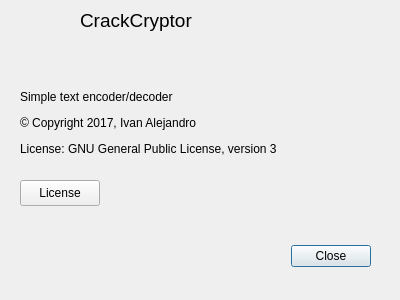
<?xml version="1.0" encoding="UTF-8"?>
<ui version="4.0">
 <class>About</class>
 <widget class="QDialog" name="About">
  <property name="windowModality">
   <enum>Qt::NonModal</enum>
  </property>
  <property name="geometry">
   <rect>
    <x>0</x>
    <y>0</y>
    <width>400</width>
    <height>300</height>
   </rect>
  </property>
  <property name="sizePolicy">
   <sizepolicy hsizetype="Preferred" vsizetype="Preferred">
    <horstretch>0</horstretch>
    <verstretch>0</verstretch>
   </sizepolicy>
  </property>
  <property name="minimumSize">
   <size>
    <width>400</width>
    <height>300</height>
   </size>
  </property>
  <property name="maximumSize">
   <size>
    <width>400</width>
    <height>300</height>
   </size>
  </property>
  <property name="windowTitle">
   <string>About</string>
  </property>
  <property name="windowIcon">
   <iconset>
    <normaloff>crackcryptor.png</normaloff>crackcryptor.png</iconset>
  </property>
  <property name="sizeGripEnabled">
   <bool>false</bool>
  </property>
  <widget class="QDialogButtonBox" name="buttonBox">
   <property name="geometry">
    <rect>
     <x>30</x>
     <y>240</y>
     <width>341</width>
     <height>32</height>
    </rect>
   </property>
   <property name="orientation">
    <enum>Qt::Horizontal</enum>
   </property>
   <property name="standardButtons">
    <set>QDialogButtonBox::Close</set>
   </property>
   <property name="centerButtons">
    <bool>false</bool>
   </property>
  </widget>
  <widget class="QLabel" name="label">
   <property name="geometry">
    <rect>
     <x>20</x>
     <y>10</y>
     <width>50</width>
     <height>50</height>
    </rect>
   </property>
   <property name="text">
    <string/>
   </property>
   <property name="pixmap">
    <pixmap resource="crackcryptor_beta.qrc">:/new/prefix1/crackcryptor.png</pixmap>
   </property>
   <property name="scaledContents">
    <bool>true</bool>
   </property>
  </widget>
  <widget class="QLabel" name="label_2">
   <property name="geometry">
    <rect>
     <x>80</x>
     <y>10</y>
     <width>121</width>
     <height>21</height>
    </rect>
   </property>
   <property name="font">
    <font>
     <pointsize>14</pointsize>
    </font>
   </property>
   <property name="text">
    <string>CrackCryptor</string>
   </property>
  </widget>
  <widget class="QLabel" name="label_3">
   <property name="geometry">
    <rect>
     <x>20</x>
     <y>90</y>
     <width>371</width>
     <height>91</height>
    </rect>
   </property>
   <property name="text">
    <string>&lt;html&gt;&lt;head/&gt;&lt;body&gt;&lt;p&gt;Simple text encoder/decoder&lt;/p&gt;&lt;p&gt;© Copyright 2017, Ivan Alejandro&lt;/p&gt;&lt;p&gt;License: GNU General Public License, version 3&lt;/p&gt;&lt;/body&gt;&lt;/html&gt;</string>
   </property>
   <property name="alignment">
    <set>Qt::AlignLeading|Qt::AlignLeft|Qt::AlignTop</set>
   </property>
  </widget>
  <widget class="QPushButton" name="pushButton">
   <property name="geometry">
    <rect>
     <x>20</x>
     <y>180</y>
     <width>80</width>
     <height>26</height>
    </rect>
   </property>
   <property name="text">
    <string>License</string>
   </property>
  </widget>
 </widget>
 <resources>
  <include location="crackcryptor_beta.qrc"/>
 </resources>
 <connections>
  <connection>
   <sender>buttonBox</sender>
   <signal>accepted()</signal>
   <receiver>About</receiver>
   <slot>accept()</slot>
   <hints>
    <hint type="sourcelabel">
     <x>248</x>
     <y>254</y>
    </hint>
    <hint type="destinationlabel">
     <x>157</x>
     <y>274</y>
    </hint>
   </hints>
  </connection>
  <connection>
   <sender>buttonBox</sender>
   <signal>rejected()</signal>
   <receiver>About</receiver>
   <slot>reject()</slot>
   <hints>
    <hint type="sourcelabel">
     <x>316</x>
     <y>260</y>
    </hint>
    <hint type="destinationlabel">
     <x>286</x>
     <y>274</y>
    </hint>
   </hints>
  </connection>
 </connections>
</ui>
